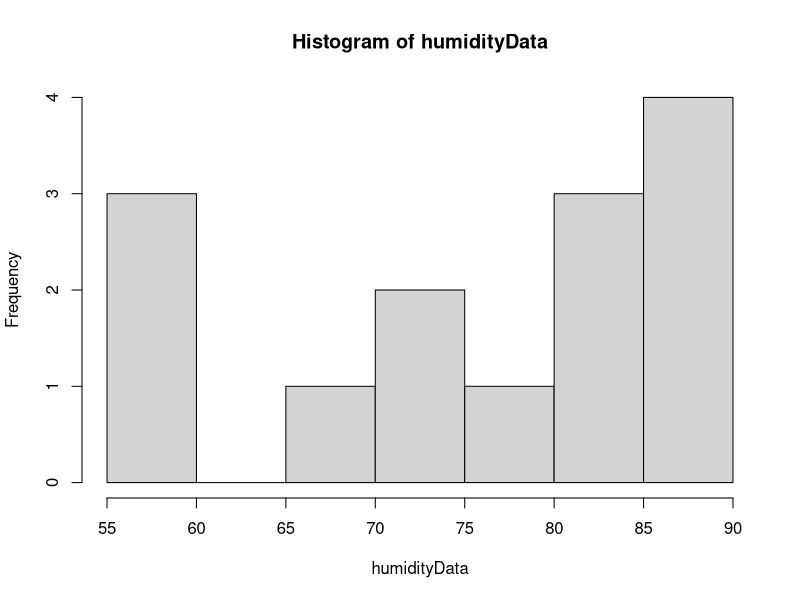
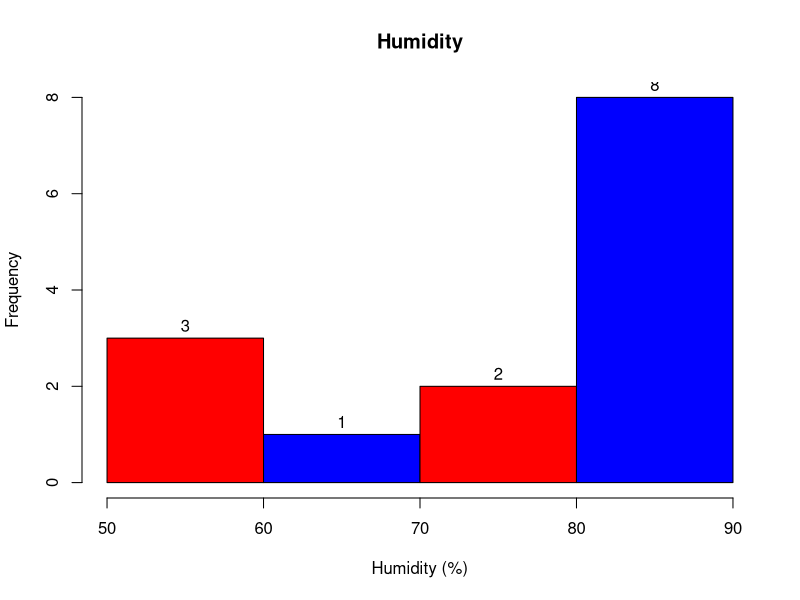
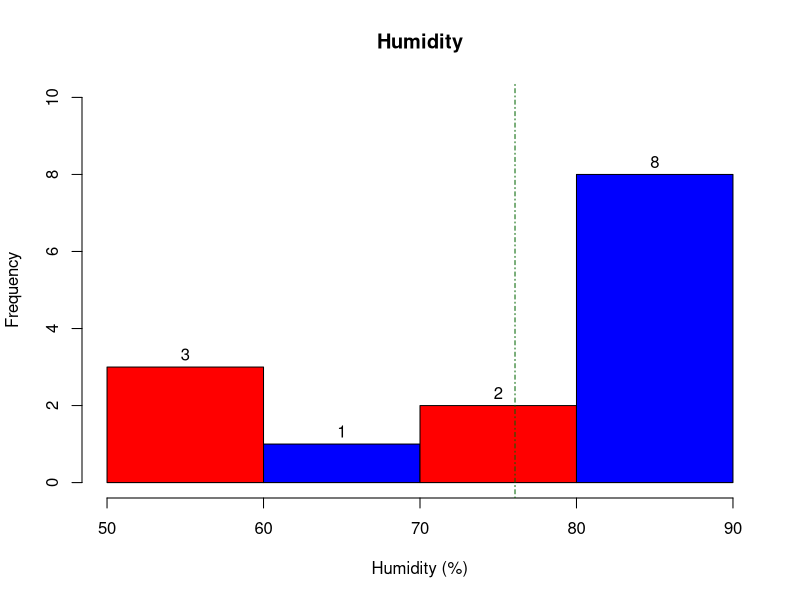
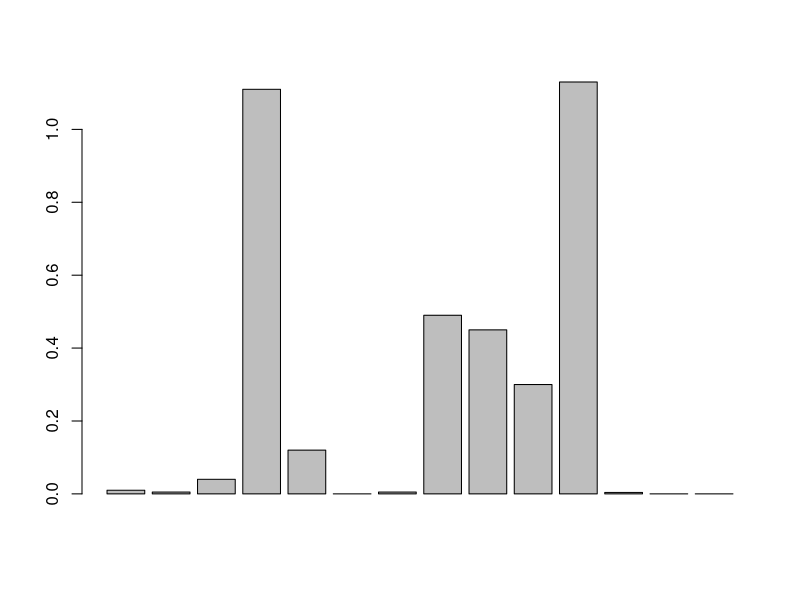
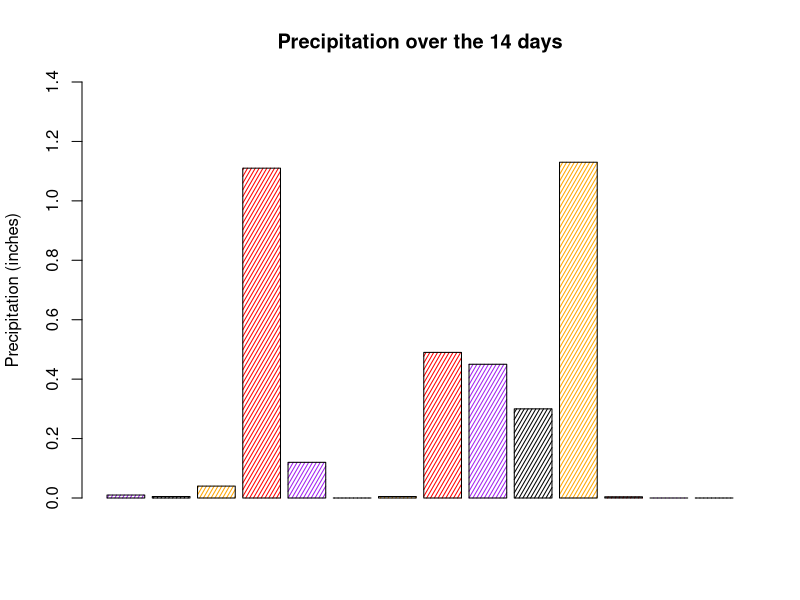
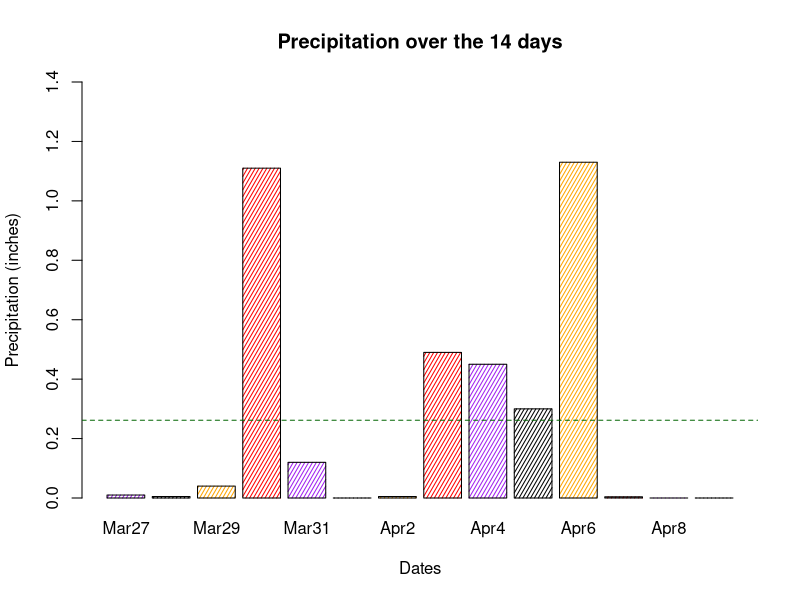
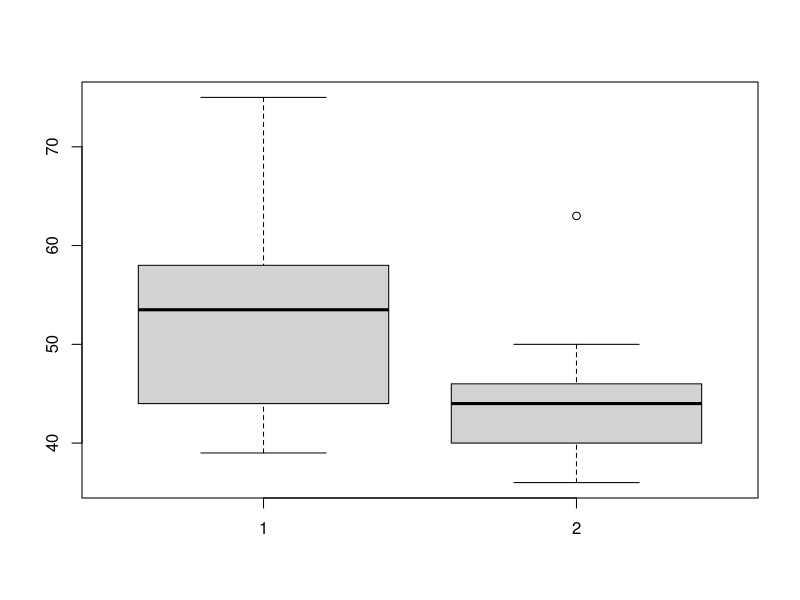
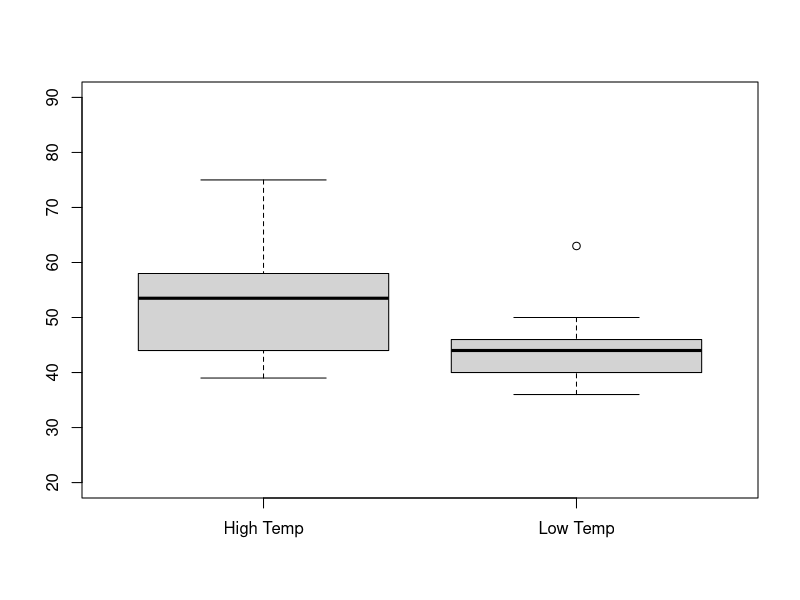

Write R code to recreate these figures, in order.
# Lesson 2-9: Plots II ----

{
  
  ## 4.0 - The Histogram 
  
  rm(list=ls());
  options(show.error.locations = TRUE);
  
  weatherData <- read.csv("_data/LansingWeather3.csv");
  
  humidityData <- weatherData$humidity
  
  hist(humidityData);
    
  ## 4.2 - Assigning values to the parameters that have default values 
  
  hist(humidityData, labels = TRUE, breaks = 4, right = FALSE,
       xlab = "Humidity (%)", col = c("red", "blue"),
       main = "Humidity");
  
  ## 4.3 - Fixing the y-axis range
  
  hist(humidityData, labels = TRUE, breaks = 4, right = FALSE,
       xlab = "Humidity (%)", col = c("red", "blue"),
       main = "Humidity", ylim = c(0,10));
  
  ## 4.4 - Adding a line to the histogram
  
  meanHumidity <- mean(humidityData);
  abline(v = meanHumidity, col = "darkgreen", lty = 4);

}

{
  
  ## 5.0 - The Barplot

  rm(list=ls());
  
  weatherData <- read.csv("_data/LansingWeather3.csv");
  precipData <- weatherData$precipitation
  
  barplot(precipData);
  
  ## 5.1 - Using parameters to modify the barplot
  
  barplot(precipData, 
          main = "Precipitation over the 14 days",
          ylab = "Precipitation (inches)",
          ylim = c(0, 1.4),
          angle = 60, density = 30,
          col = c("purple", "black", "orange", "red"));
  
  ## 5.2 - Adding values to the x-axis
  
  dateData <- weatherData$date
  
  barplot(precipData, 
          main = "Precipitation over the 14 days",
          xlab = "Dates",
          ylab = "Precipitation (inches)",
          ylim = c(0, 1.4),
          angle = 60, density = 30,
          col = c("purple", "black", "orange", "red"),
          names.arg = dateData);
  
  ## 5.3 - Adding a line to represent the mean
  
  meanPrecip <- mean(precipData);
  abline(h = meanPrecip, col = "darkgreen", lty = 2);
  
}

{
  
  ## 6.0 - The Boxplot
  
  rm(list=ls());
  
  weatherData <- read.csv("_data/LansingWeather3.csv");
  highTempData <- weatherData$highTemp
  lowTempData <- weatherData$lowTemp
  
  boxplot(highTempData, lowTempData);
  
  ## 6.1 - Changing some of the boxplot params
  
  boxplot(highTempData, lowTempData,
          ylim = c(20, 90),
          names = c("High Temp", "Low Temp"));
  
  ## 6.2 - Adding points to the boxplot
  
  boxplot(highTempData, lowTempData,
          ylim = c(20, 90),
          names = c("High Temp", "Low Temp"));
  
  points(1,30, col="blue", pch=17);
  points(1.5,55, col="red", pch=12);
  points(2,75, col="darkgreen", pch=8);
  
}
